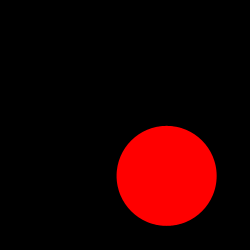
#> input picture media/simple.png, 250 x 250 px, found by its file name
$ python detect_circles.py --image images/simple.png
#> lines starting #> are read from the running program, lines starting #| are printed output that depends on the picture; after the words box and inside, x2 and y2 are one past the last pixel; in counts of white or black regions, pixels touching at a corner belong together
# USAGE
# python detect_circles.py --image images/simple.png

# import the necessary packages
import numpy as np
import argparse
import cv2
import sys
import os

# construct the argument parser and parse the arguments
ap = argparse.ArgumentParser()
ap.add_argument("-i", "--image", required = True, help = "Path to the image")
args = vars(ap.parse_args())

# load the image, clone it for output, and then convert it to grayscale
assert os.path.isfile(args["image"]), "Specified input file doesn't exist"
image = cv2.imread(args["image"])
#> image is the input picture: shape (250, 250, 3); mean B, G, R 0, 0, 32.1
output = image.copy()
gray = cv2.cvtColor(image, cv2.COLOR_BGR2GRAY)
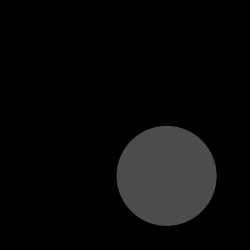
#> gray: shape (250, 250); min 0, max 76, mean 9.6


gray = cv2.GaussianBlur(gray,(5,5),0);
gray = cv2.medianBlur(gray,5)

# Adaptive Guassian Threshold is to detect sharp edges in the Image. For more information Google it.
gray = cv2.adaptiveThreshold(gray,255,cv2.ADAPTIVE_THRESH_GAUSSIAN_C,cv2.THRESH_BINARY,11,3.5)
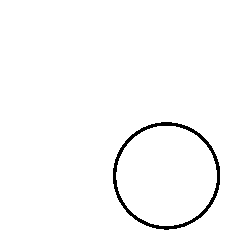
#> gray: shape (250, 250); 98.2% white; 1 black region, box (x1, y1, x2, y2) and area: (113, 122, 220, 230) 1116

kernel = np.ones((3,3),np.uint8)
gray = cv2.erode(gray,kernel,iterations = 1)
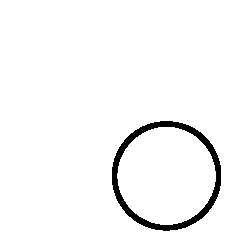
#> gray: shape (250, 250); 96.9% white; 1 black region, box (x1, y1, x2, y2) and area: (112, 121, 221, 231) 1948
# gray = erosion

gray = cv2.dilate(gray,kernel,iterations = 1)
# gray = dilation

cv2.imwrite("gray_output.jpg", gray)

# detect circles in the image
#circles = cv2.HoughCircles(gray, cv2.HOUGH_GRADIENT, 1.2, 75)
circles = cv2.HoughCircles(gray, cv2.HOUGH_GRADIENT, 1, 260, param1=30, param2=65, minRadius=0, maxRadius=0)
#> circles = None

radii = [];

# ensure at least some circles were found
if circles is not None:
	# convert the (x, y) coordinates and radius of the circles to integers
	circles = np.round(circles[0, :]).astype("int")

	# loop over the (x, y) coordinates and radius of the circles
	for (x, y, r) in circles:
		# draw the circle in the output image, then draw a rectangle
		# corresponding to the center of the circle
		radii.append(r)
		#cv2.circle(output, (x, y), r, (0, 255, 0), 4)
		#cv2.rectangle(output, (x - 5, y - 5), (x + 5, y + 5), (0, 128, 255), -1)

	ind = np.argmax(radii)
	x = circles[ind][0]
	y = circles[ind][1]
	r = circles[ind][2]

	cv2.circle(output, (x, y), r, (0, 255, 0), 4)
	cv2.rectangle(output, (x - 5, y - 5), (x + 5, y + 5), (0, 128, 255), -1)

	# show the output image
	cv2.imshow("output", np.hstack([image, output]))
	cv2.waitKey(0)
else:
	print("No circle has been found")

cv2.destroyAllWindows()
